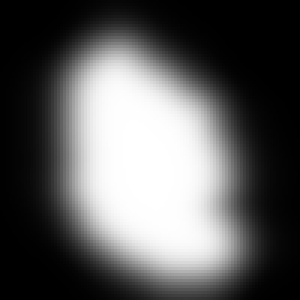
#> input picture input_slight_blur.png, 100 x 100 px (shown 3 times larger)
$ python simulate.py
#> lines starting #> are read from the running program, lines starting #| are printed output that depends on the picture
import math

import imageio
import matplotlib.pyplot as plt
import numpy as np
from scipy.ndimage import zoom, gaussian_filter

img = imageio.imread('input_slight_blur.png')
#> img is the input picture: shape (100, 100); min 0, max 255, mean 91.5
print(img)
#> (printed output is left out)
# img = zoom(img, 3)
width = 100
numstarts = 6
i = np.linspace(0, 360, numstarts, endpoint=False)
i += np.random.randint(-20, 20, numstarts)
r = width / 2.3
ang = np.radians(i)
xstart = np.cos(ang) * r * np.random.randint(80, 110, numstarts) / 100 + width / 2
ystart = np.sin(ang) * r * np.random.randint(80, 110, numstarts) / 100 + width / 2
print(xstart, ystart)
plt.scatter(xstart, ystart, c="red")
plt.imshow(img)
plt.show()
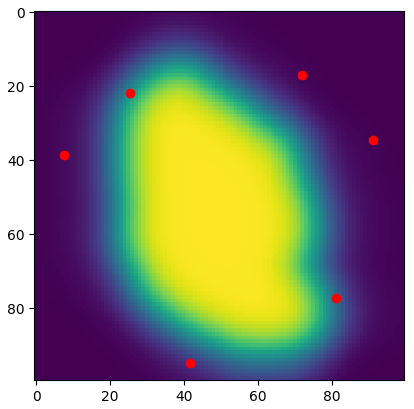
#> figure drawn by matplotlib, 1 panel

all_data = {}
show = True
for i in range(numstarts):
    pos = (xstart[i], ystart[i])
    start = np.array(pos)

    bins = np.zeros(360)
    for y, row in enumerate(img):
        for x, value in enumerate(row):
            pixpos = np.array([x, y])
            myradians = math.atan2(start[0] - x, start[1] - y)
            angle = np.degrees(myradians)
            # print(angle)
            # exit()
            if not np.isnan(angle):
                bin = int(round(angle) % 360)
                bins[bin] += value
            else:
                print(pixpos)
    bins = gaussian_filter(bins, sigma=1)
    all_data[pos] = bins
    print(pos)
    if show:
        plt.plot(np.arange(0, 360), bins)
        plt.xlabel("angle")
        plt.savefig("fig.png")
        plt.show()
        show = False
#> this loop made 6 passes
#> pass 1, `plt.savefig("fig.png")`:
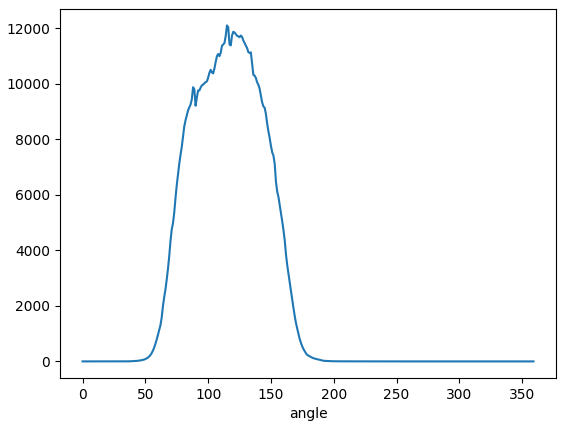
#> figure drawn by matplotlib, 1 panel; curve peaks at x = 115, y = 12098.2
np.save("out", all_data)
